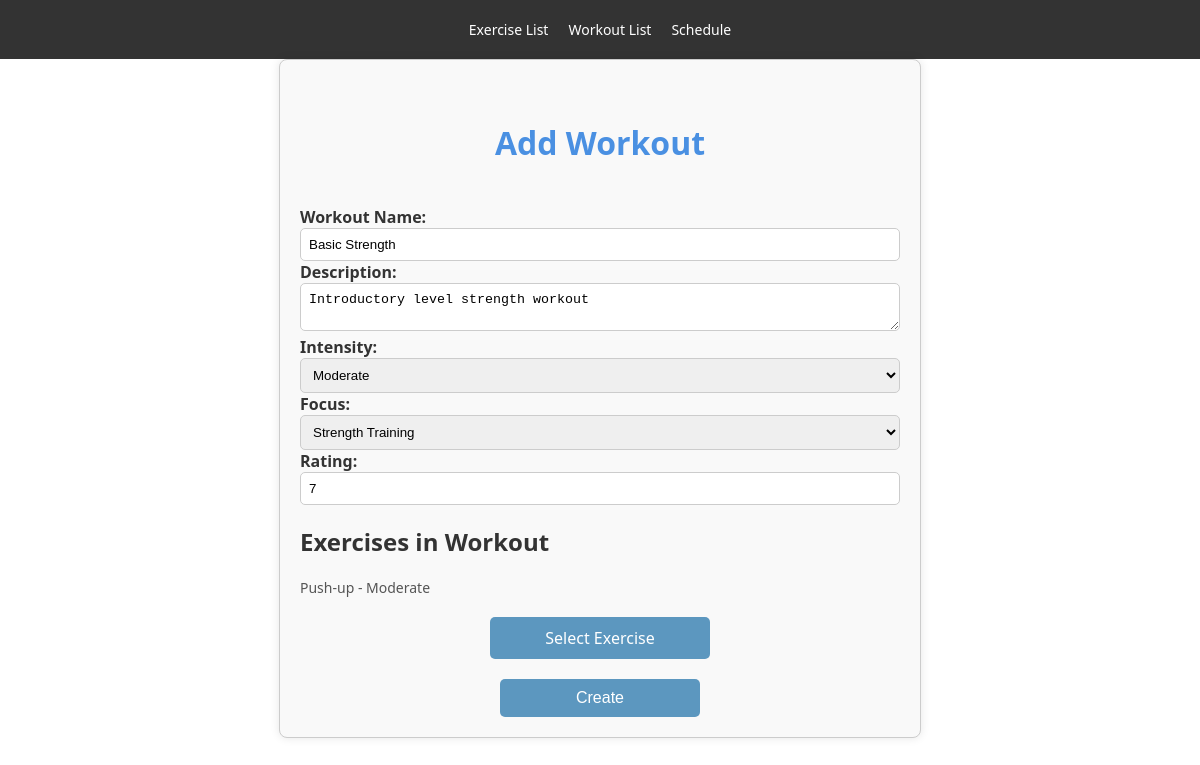
The app's page /workout/1 with its own data.
### tables this page shows
CREATE TABLE Workout (
    workout_id INTEGER PRIMARY KEY,
    name TEXT,
    description TEXT,
    rating INTEGER CHECK (rating >= 1 AND rating <= 10),
    focus TEXT CHECK (focus IN ('Strength Training', 'Cardiovascular Health', 'Weight Loss', 'Flexibility', 'Balance and Coordination', 'Endurance Training', 'High-Intensity Interval Training (HIIT)', 'Muscle Toning', 'Core Strengthening', 'Functional Fitness', 'Rehabilitation and Recovery', 'Sports Specific Training', 'Bodybuilding', 'Circuit Training', 'Mind-Body Wellness')),
    intensity TEXT CHECK (intensity IN ('Light', 'Moderate', 'Vigorous'))
);

CREATE TABLE Exercise (
    exercise_id INTEGER PRIMARY KEY,
    name TEXT,
    exercise_detail_id INTEGER,
    rating INTEGER CHECK (rating >= 1 AND rating <= 10),
    intensity TEXT CHECK (intensity IN ('Light', 'Moderate', 'Vigorous')),
    muscle_group TEXT CHECK (muscle_group IN ('Chest', 'Back', 'Shoulders', 'Arms', 'Abdominals', 'Lower Back', 'Hips', 'Thighs', 'Legs', 'Adductors and Abductors')),
    description TEXT,
    FOREIGN KEY (exercise_detail_id) REFERENCES Exercise_Detail(exercise_detail_id)
);

### app.py (the view, shortened to what this page needs)
@app.route('/workout', defaults={'workout_id': None})
@app.route('/workout/<int:workout_id>', methods=['GET', 'POST'])
def workout(workout_id):
    db = get_db()
    if request.method == 'GET':
        if workout_id is not None:
            workout = db.execute("SELECT * FROM Workout WHERE workout_id = ?", (workout_id,)).fetchone()
            if workout:
                workout_exercises = db.execute("""
                    SELECT e.*
                    FROM Exercise e
                    JOIN Exercise_In_Workout eiw ON e.exercise_id = eiw.exercise_id
                    WHERE eiw.workout_id = ?
                """, (workout_id,)).fetchall()
                return render_template('add-workout.html', workout=workout, workout_id=workout_id, exercises=workout_exercises)
            else:
                return redirect(url_for('workout'))
        return render_template('add-workout.html', workout=None, workout_id=None)

### app.py (called while the page is built)
def get_db():
    if 'sqlite_db' not in g:
        g.sqlite_db = sqlite3.connect(DATABASE)
        g.sqlite_db.row_factory = sqlite3.Row
    return g.sqlite_db

### templates/add-workout.html (shortened to what this page needs)
<!DOCTYPE html>
<html lang="en">
<head>
    <link rel="stylesheet" href="{{ url_for('static', filename='styles.css') }}">
</head>
<body>
    <header>
        <nav>
            <ul>
                <li><a href="{{ url_for('exercise_list') }}">Exercise List</a></li>
                <li><a href="{{ url_for('workout_list') }}">Workout List</a></li>
                <li><a href="{{ url_for('schedule') }}">Schedule</a></li>
            </ul>
        </nav>
    </header>
    <form id="workout-form" action="/add-or-edit-workout/{{ workout_id }}" method="POST">
    <div class="form-container">
        <h1>Add Workout</h1>
        <label for="name">Workout Name:</label>
        <input type="text" id="name" name="name" value="{{ workout.name }}" required>
        <label for="description">Description:</label>
        <textarea id="description" name="description">{{ workout.description }}</textarea>
        <label for="intensity">Intensity:</label>
        <select id="intensity" name="intensity" required>
            <option value="Moderate" {% if workout.intensity == 'Moderate' %} selected {% endif %}>Moderate</option>
        </select>
        <label for="focus">Focus:</label>
        <select id="focus" name="focus" required>
            <option value="Strength Training" {% if workout.focus == 'Strength Training' %} selected {% endif %}>Strength Training</option>
        </select>
        <label for="rating">Rating:</label>
        <input type="number" id="rating" name="rating" min="1" max="10" value="{{ workout.rating }}" required>
        <div id="existing-exercise-container">
            {% if exercises %}
            <h2>Exercises in Workout</h2>
            <ul>
            {% for exercise in exercises %}
                <li>{{ exercise.name }} - {{ exercise.intensity }}</li>
            {% endfor %}
            </ul>
            {% endif %}
        </div>
        {% if workout_id %}
        <a href="{{ url_for('select_exercise', workout_id=workout_id) }}" id="select-exercise-link">Select Exercise</a>
        {% else %}
        <p>Please save the workout to select exercises.</p>
        {% endif %}
        <button type="submit" id="create-button">Create</button>
    </div>
    </form>
</body>
</html>

### static/styles.css (style rules this page uses)
body { font-family: 'Segoe UI', Tahoma, Geneva, Verdana, sans-serif; margin: 0; padding: 0; background-color: #ffffff; color: #333; height: 100vh; }
h1 { color: #4a90e2; text-align: center; padding: 20px 0; }
ul { list-style-type: none; padding: 0; }
li { font-size: 14px; color: #555; }
.form-container { width: 80%; max-width: 600px; margin: 0 auto; padding: 20px; border: 1px solid #ccc; border-radius: 8px; background-color: #f9f9f9; box-shadow: 0 0 10px rgba(0, 0, 0, 0.1); }
.form-container label { font-weight: bold; }
.form-container input, .form-container select, .form-container textarea { width: 100%; padding: 8px; border: 1px solid #ccc; border-radius: 5px; box-sizing: border-box; }
.form-container button { display: block; width: 200px; margin: 20px auto 0; padding: 10px; font-size: 16px; color: #fff; background-color: #5c97bf; border: none; border-radius: 5px; cursor: pointer; text-align: center; text-decoration: none; }
button, .btn { padding: 8px 15px; margin-right: 5px; font-size: 14px; color: #fff; background-color: #5c97bf; border: none; border-radius: 5px; cursor: pointer; }
nav { background: #333; color: #fff; padding: 20px 0; text-align: center; }
nav ul { padding: 0; margin: 0; display: flex; justify-content: center; }
nav ul li { display: inline-block; margin-right: 20px; }
nav ul li:last-child { margin-right: 0; }
nav ul li a { color: #fff; text-decoration: none; }
#add-exercise-btn, #add-workout-btn, #select-exercise-link { display: block; width: 200px; margin: 20px auto 0; padding: 10px; font-size: 16px; color: #fff; background-color: #5c97bf; border: none; border-radius: 5px; cursor: pointer; text-align: center; text-decoration: none; }
.input[type="text"], textarea { border: 1px solid #ccc; border-radius: 4px; }

### records on screen
Workout: name "Basic Strength", description "Introductory level strength workout", intensity "Moderate", focus "Strength Training", rating "7"
Exercise: name "Push-up", intensity "Moderate"
